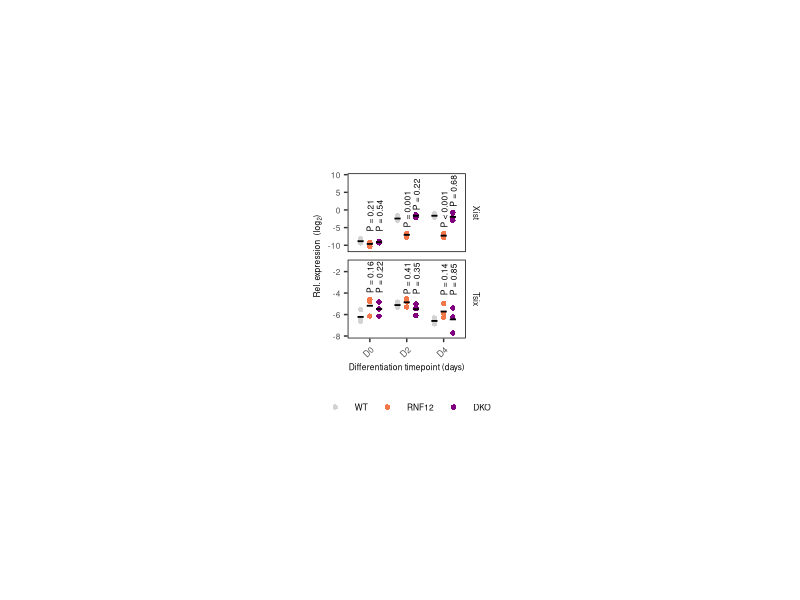
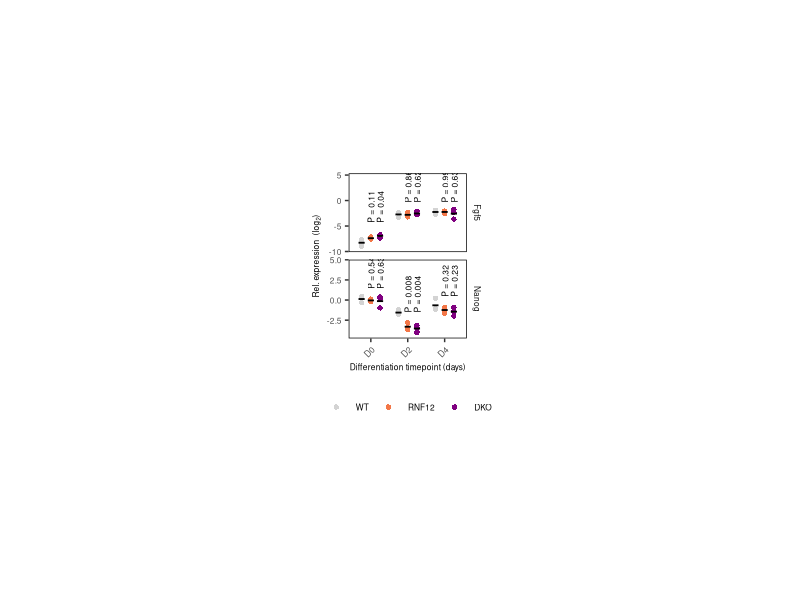

R code for these plots, in order:
## qPCR Analysis
## Nelly Kanata ~ OWL Schulz
## Created: 26.10.2025
## Modified: 26.10.2025

library(tidyverse)
library(magrittr)
library(ggpubr)
library(egg)

setwd("./")


theme_set(theme_classic() + 
            theme(legend.text = element_text(size = 6), panel.border = element_rect(color = "black", fill = NA, size = 0.5),
                  plot.title = element_text(size = 8),
                  axis.line = element_blank(), axis.text = element_text(size = 6),
                  axis.text.x = element_text(angle = 45, vjust = 1, hjust=1),
                  axis.title = element_text(size = 6), strip.text = element_text(size = 6),
                  strip.background = element_blank(), legend.title = element_blank()))


# load data

rel.data_long <- read.csv("./fig_data/qPCR_Rnf12-DKO.csv")

# pre-processing
rel.data_long %<>%
  select(-Sample)


rel.data_long$gene <- factor(rel.data_long$gene, levels=c("Xist", "Tsix","Dnmt3b", "Fgf5",  "Otx2", "Setdb1",
                                                             "Zfp280c", "Zfp36l1", "Zfp281",  "Rex1",   "Myc",  "Nanog" ,
                                                             "Esrrb",   "Prdm14" , "Oct4" ))

rel.data_long$Cell_line <- factor(rel.data_long$Cell_line, levels=c("WT", "RNF12", "DKO"))

# Xist and Tsix relative expression
filtered_rel.data_long <- rel.data_long %>%  
  filter(gene %in% c("Xist", "Tsix"))
  
filtered_rel.data_long$KD <- if_else(filtered_rel.data_long$Cell_line == "WT", "WT", "KD")
  
  # calculate significance
  test_df <- expand.grid(Cell_line = unique(filtered_rel.data_long$Cell_line), 
                         gene = unique(filtered_rel.data_long$gene),
                         Day = unique(filtered_rel.data_long$Day))

  
test_df$pval <- mapply(function(cl, g, d) {
  t.test(
    filtered_rel.data_long$log2_re[
      filtered_rel.data_long$Cell_line == cl &
        filtered_rel.data_long$gene == g &
        filtered_rel.data_long$Day == d
    ],
    filtered_rel.data_long$log2_re[
      filtered_rel.data_long$Cell_line == "WT" &
        filtered_rel.data_long$gene == g &
        filtered_rel.data_long$Day == d
    ]
  )$p.value
},
test_df$Cell_line, test_df$gene, test_df$Day
)

test_df %<>%
  filter(Cell_line !="WT")



# format pvalue
format_p <- function(p) {
  if (p < 0.001) {
    "P < 0.001"
  } else if (p < 0.01) {
    sprintf("P = %.3f", p)
  } else {
    sprintf("P = %.2f", p)
  }
}

test_df$pval <- vapply(test_df$pval, format_p, character(1))



plot <- filtered_rel.data_long %>%
  ggplot(aes(x=Day, y=log2_re, group=Cell_line)) + 
  facet_grid(rows=vars(gene), scales = "free") +
  geom_point(aes(color = Cell_line), alpha=1, position = position_dodge(width=0.75), shape=16) +
  xlab("Differentiation timepoint (days)") + ylab(expression("Rel. expression  (log"[2]*")")) +
  stat_summary(aes(group = Cell_line), geom = "crossbar", fun = "mean", 
               width = 0.5, lwd = 0.25, position = position_dodge(width = 0.75),
               color = "black", show.legend = FALSE) +
  scale_color_manual(values=c("WT"= "lightgray", "RNF12"= "#f37748", "DKO" = "#800080"), name = '') +
  geom_text(data = test_df, aes(label = pval, 
                                y = c(-7, -7, -4.3, -4.3, -6,-1, -4.4, -4.4, -6, 0, -4.5, -4.5)), 
            size=6/2.8, angle=90, hjust=-0.1, vjust=1.2,
            position = position_dodge(width = 0.5), show.legend = FALSE)+
  scale_y_continuous(expand = expansion(mult = c(0.15, 1))) +
    theme(legend.position = "bottom")


fix <- set_panel_size(plot, height = unit(2, "cm"), width = unit(3, "cm"))
grid.arrange(fix)

ggsave(paste0("./Figures/qPCR_Xist_Tsix_Rnf12-DKO.pdf"), fix,
       dpi = 300, useDingbats=FALSE)



#### effect on differentiation #####

filtered_rel.data_long <- rel.data_long %>%  
  filter(gene %in% c("Nanog", "Esrrb", "Fgf5", "Otx2")) %>%
  mutate(log2FC_NTC = log2(re/re_NTC)) 

filtered_rel.data_long$Day <- factor(filtered_rel.data_long$Day, levels=c("D0", "D2", "D4"))

# calculate significance
test_df <- expand.grid(Cell_line = unique(filtered_rel.data_long$Cell_line), 
                       gene = unique(filtered_rel.data_long$gene),
                       Day = unique(filtered_rel.data_long$Day))


test_df$pval <- mapply(function(cl, g, d) {
  t.test(
    filtered_rel.data_long$log2_re[
      filtered_rel.data_long$Cell_line == cl &
        filtered_rel.data_long$gene == g &
        filtered_rel.data_long$Day == d
    ],
    filtered_rel.data_long$log2_re[
      filtered_rel.data_long$Cell_line == "WT" &
        filtered_rel.data_long$gene == g &
        filtered_rel.data_long$Day == d
    ]
  )$p.value
},
test_df$Cell_line, test_df$gene, test_df$Day
)
test_df %<>%
  filter(Cell_line !="WT")

test_df$pval <- vapply(test_df$pval, format_p, character(1))



plot <- filtered_rel.data_long %>%
  ggplot(aes(x=Day, y=log2_re, group =Cell_line)) + 
  facet_grid(rows=vars(gene), scales = "free_y") +
  geom_point(aes(color = Cell_line), alpha=1, position = position_dodge(width=0.75), shape=16) +
  xlab("Differentiation timepoint (days)") + ylab(expression("Rel. expression  (log"[2]*")")) +
  stat_summary(aes(group = Cell_line), geom = "crossbar", fun = "mean", 
               width = 0.5, lwd = 0.25, position = position_dodge(width = 0.75),
               color = "black", show.legend = FALSE) +
  scale_color_manual(values=c("WT"= "lightgray", "RNF12"= "#f37748", "DKO" = "#800080"), name = '',) +
  geom_text(data = test_df, aes(label = pval, y = c(-5, -5, 1, 1, -1,-1, -2, -2, -1, -1, 0, 0)), size=6/2.8, angle=90, hjust=-0.1, vjust=1.2,
            position = position_dodge(width = 0.5), show.legend = FALSE)+
  scale_y_continuous(expand = expansion(mult = c(0.15, 0.8))) +
  theme(legend.position = "bottom")

fix <- set_panel_size(plot, height = unit(2, "cm"), width = unit(3, "cm"))
grid.arrange(fix)

ggsave(paste0("./Figures/qPCR_KO_differentiation.pdf"), fix,
       dpi = 300, useDingbats=FALSE)
